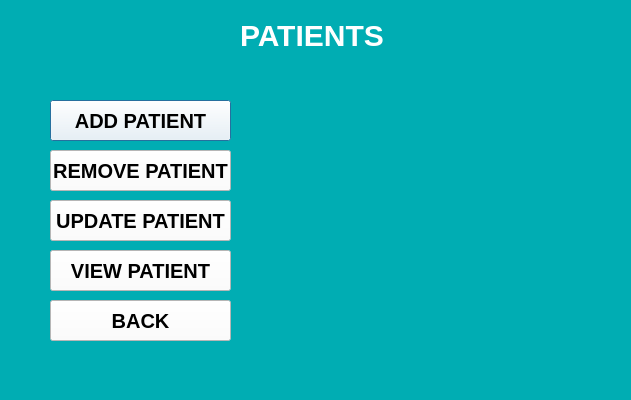
<?xml version="1.0" encoding="UTF-8"?>
<ui version="4.0">
 <class>patient</class>
 <widget class="QDialog" name="patient">
  <property name="geometry">
   <rect>
    <x>0</x>
    <y>0</y>
    <width>631</width>
    <height>400</height>
   </rect>
  </property>
  <property name="windowTitle">
   <string>Dialog</string>
  </property>
  <widget class="QFrame" name="frame">
   <property name="geometry">
    <rect>
     <x>-20</x>
     <y>-10</y>
     <width>771</width>
     <height>451</height>
    </rect>
   </property>
   <property name="styleSheet">
    <string notr="true">QFrame{
background-color: #00ADB3;
}</string>
   </property>
   <property name="frameShape">
    <enum>QFrame::Shape::StyledPanel</enum>
   </property>
   <property name="frameShadow">
    <enum>QFrame::Shadow::Raised</enum>
   </property>
   <widget class="QLabel" name="label">
    <property name="geometry">
     <rect>
      <x>260</x>
      <y>20</y>
      <width>201</width>
      <height>51</height>
     </rect>
    </property>
    <property name="styleSheet">
     <string notr="true">QLabel{
font-size: 30px;
font-weight: 700;
color: white;
}</string>
    </property>
    <property name="text">
     <string>PATIENTS</string>
    </property>
   </widget>
   <widget class="QPushButton" name="pushButton">
    <property name="geometry">
     <rect>
      <x>70</x>
      <y>110</y>
      <width>181</width>
      <height>41</height>
     </rect>
    </property>
    <property name="styleSheet">
     <string notr="true">QPushButton{
background-color: white;
color: black;
font-size: 20px;
font-weight: 600;
}</string>
    </property>
    <property name="text">
     <string>ADD PATIENT</string>
    </property>
   </widget>
   <widget class="QPushButton" name="pushButton_3">
    <property name="geometry">
     <rect>
      <x>70</x>
      <y>160</y>
      <width>181</width>
      <height>41</height>
     </rect>
    </property>
    <property name="styleSheet">
     <string notr="true">QPushButton{
background-color: white;
color: black;
font-size: 20px;
font-weight: 600;
}</string>
    </property>
    <property name="text">
     <string>REMOVE PATIENT</string>
    </property>
   </widget>
   <widget class="QPushButton" name="pushButton_4">
    <property name="geometry">
     <rect>
      <x>70</x>
      <y>260</y>
      <width>181</width>
      <height>41</height>
     </rect>
    </property>
    <property name="styleSheet">
     <string notr="true">QPushButton{
background-color: white;
color: black;
font-size: 20px;
font-weight: 600;
}</string>
    </property>
    <property name="text">
     <string>VIEW PATIENT</string>
    </property>
   </widget>
   <widget class="QLabel" name="label_3">
    <property name="geometry">
     <rect>
      <x>310</x>
      <y>60</y>
      <width>291</width>
      <height>291</height>
     </rect>
    </property>
    <property name="text">
     <string/>
    </property>
    <property name="pixmap">
     <pixmap resource="Images.qrc">:/patient.png</pixmap>
    </property>
    <property name="scaledContents">
     <bool>true</bool>
    </property>
   </widget>
   <widget class="QPushButton" name="pushButton_5">
    <property name="geometry">
     <rect>
      <x>70</x>
      <y>210</y>
      <width>181</width>
      <height>41</height>
     </rect>
    </property>
    <property name="styleSheet">
     <string notr="true">QPushButton{
background-color: white;
color: black;
font-size: 20px;
font-weight: 600;
}</string>
    </property>
    <property name="text">
     <string>UPDATE PATIENT</string>
    </property>
   </widget>
   <widget class="QPushButton" name="pushButton_6">
    <property name="geometry">
     <rect>
      <x>70</x>
      <y>310</y>
      <width>181</width>
      <height>41</height>
     </rect>
    </property>
    <property name="styleSheet">
     <string notr="true">QPushButton{
background-color: white;
color: black;
font-size: 20px;
font-weight: 600;
}</string>
    </property>
    <property name="text">
     <string>BACK</string>
    </property>
   </widget>
  </widget>
 </widget>
 <resources>
  <include location="Images.qrc"/>
 </resources>
 <connections/>
</ui>
